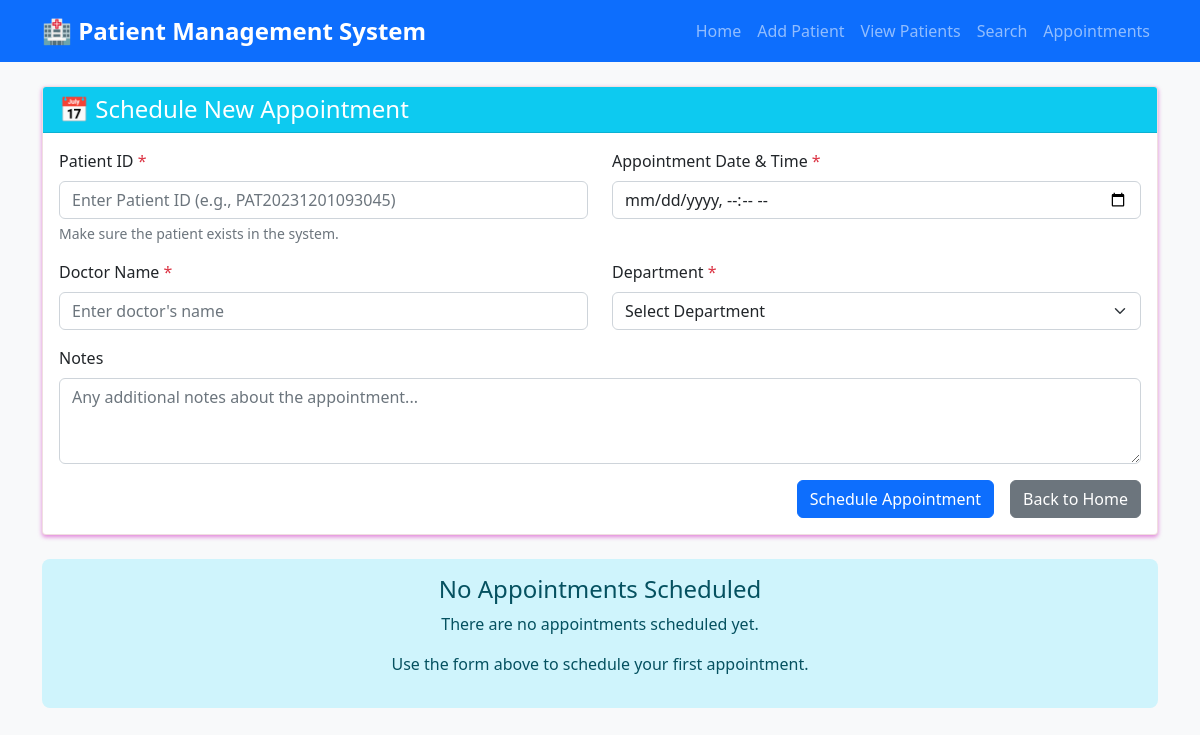
Before: /appointments with the older database file.
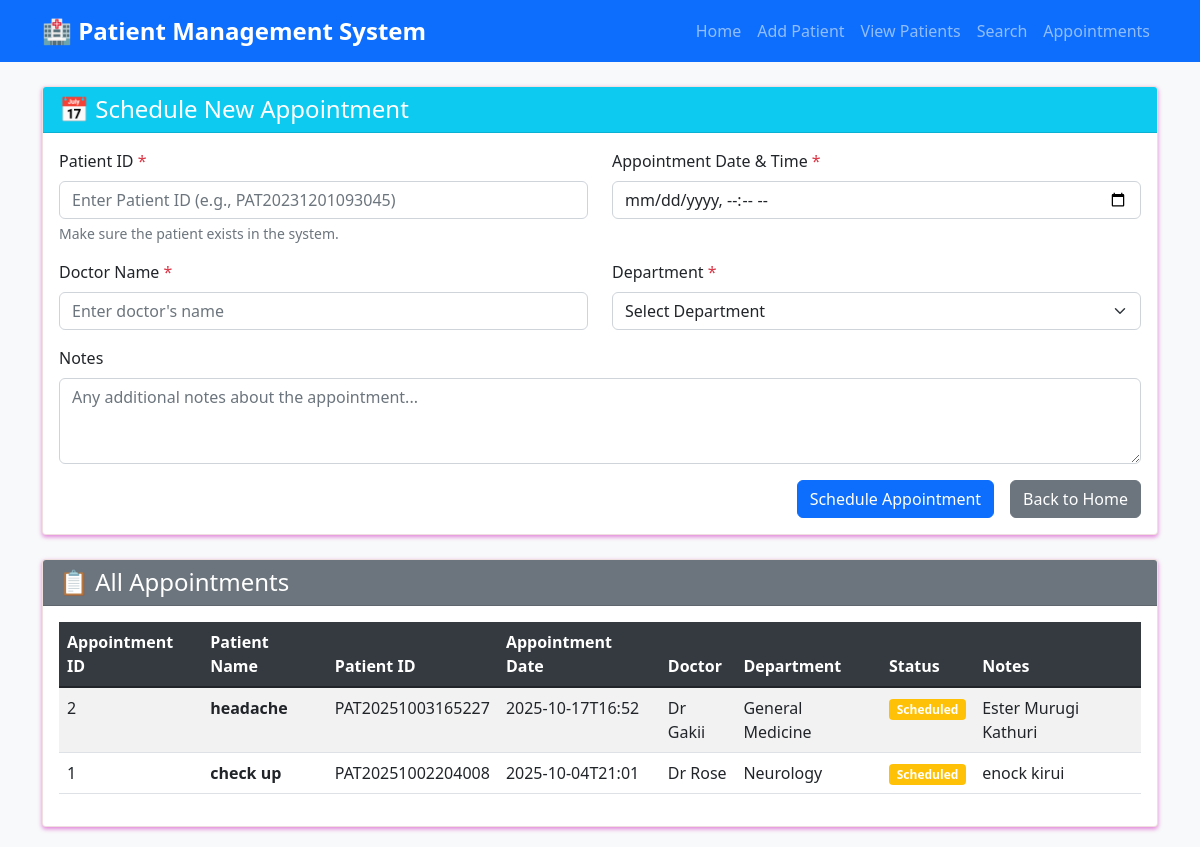
After: the same page with the newer database file.
### tables this page shows
CREATE TABLE appointments (
                id INTEGER PRIMARY KEY AUTOINCREMENT,
                patient_id TEXT NOT NULL,
                appointment_date TIMESTAMP NOT NULL,
                doctor_name TEXT NOT NULL,
                department TEXT NOT NULL,
                status TEXT DEFAULT 'Scheduled',
                notes TEXT,
                FOREIGN KEY (patient_id) REFERENCES patients (patient_id)
            );

CREATE TABLE patients (
                id INTEGER PRIMARY KEY AUTOINCREMENT,
                patient_id TEXT UNIQUE NOT NULL,
                name TEXT NOT NULL,
                age INTEGER NOT NULL,
                gender TEXT NOT NULL,
                contact TEXT,
                address TEXT,
                medical_history TEXT,
                created_at TIMESTAMP DEFAULT CURRENT_TIMESTAMP
            );

### app.py (the view, shortened to what this page needs)
@app.route('/appointments', methods=['GET', 'POST'])
def appointments():
    appointments = patient_manager.get_all_appointments()
    return render_template('appointments.html', appointments=appointments)

### database.py (called while the page is built)
    def get_connection(self):
        return sqlite3.connect(self.db_name, check_same_thread=False)

    def fetch_all(self, query, params=()):
        conn = self.get_connection()
        cursor = conn.cursor()
        cursor.execute(query, params)
        results = cursor.fetchall()
        conn.close()
        return results

### patient_manager.py (called while the page is built)
    def get_all_appointments(self):
        query = """
            SELECT a.*, p.name as patient_name
            FROM appointments a
            JOIN patients p ON a.patient_id = p.patient_id
            ORDER BY a.appointment_date DESC
        """
        return self.db.fetch_all(query)

### templates/appointments.html (shortened to what the changed rows need)
{% extends "base.html" %}
{% block content %}
{% if appointments %}
<div class="card">
    <div class="card-header bg-secondary text-white">
        <h4 class="mb-0">📋 All Appointments</h4>
    </div>
    <div class="card-body">
        <div class="table-responsive">
            <table class="table table-striped table-hover">
                <thead class="table-dark">
                    <tr>
                        <th>Appointment ID</th>
                        <th>Patient Name</th>
                        <th>Patient ID</th>
                        <th>Appointment Date</th>
                        <th>Doctor</th>
                        <th>Department</th>
                        <th>Status</th>
                        <th>Notes</th>
                    </tr>
                </thead>
                <tbody>
                    {% for appointment in appointments %}
                    <tr>
                        <td>{{ appointment[0] }}</td>
                        <td><strong>{{ appointment[6] }}</strong></td>
                        <td>{{ appointment[1] }}</td>
                        <td>{{ appointment[2] }}</td>
                        <td>{{ appointment[3] }}</td>
                        <td>{{ appointment[4] }}</td>
                        <td>
                            {% if appointment[5] == 'Scheduled' %}
                                <span class="badge bg-warning">{{ appointment[5] }}</span>
                            {% elif appointment[5] == 'Completed' %}
                                <span class="badge bg-success">{{ appointment[5] }}</span>
                            {% else %}
                                <span class="badge bg-danger">{{ appointment[5] }}</span>
                            {% endif %}
                        </td>
                        <td>{{ appointment[7] or 'N/A' }}</td>
                    </tr>
                    {% endfor %}
                </tbody>
            </table>
        </div>
    </div>
</div>
{% else %}
<div class="alert alert-info text-center">
    <h4>No Appointments Scheduled</h4>
    <p>There are no appointments scheduled yet.</p>
    <p>Use the form above to schedule your first appointment.</p>
</div>
{% endif %}
{% endblock %}

Changed rows visible on the page:
added appointments: id "2", notes "headache", patient "PAT20251003165227", appointment_date "2025-10-17T16:52", doctor_name "Dr Gakii", department "General Medicine", status "Scheduled", name "Ester Murugi Kathuri"
added appointments: id "1", notes "check up", patient "PAT20251002204008", appointment_date "2025-10-04T21:01", doctor_name "Dr Rose", department "Neurology", status "Scheduled", name "enock kirui"
Other visible differences:
text no longer shown: "No Appointments Scheduled There are no appointments scheduled yet. Use the form above to schedule your first appointment."
text now shown: "📋 All Appointments Appointment ID Patient Name Patient ID Appointment Date Doctor Department Status Notes"
